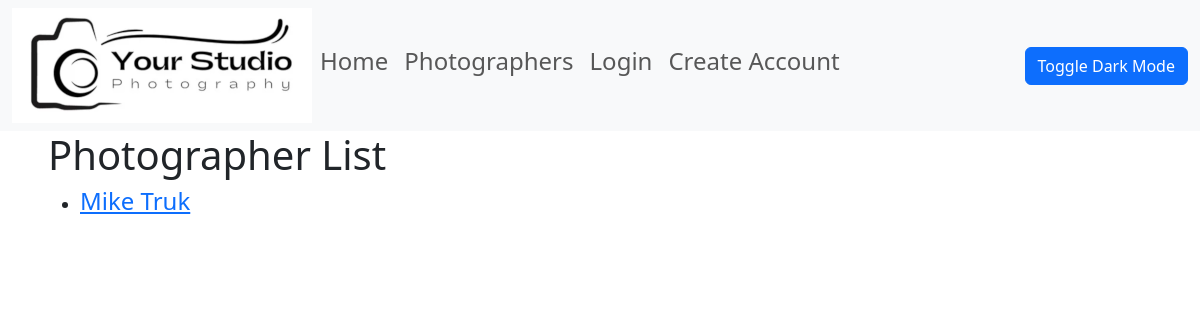
/photographers/, run on an earlier commit of the app's database.
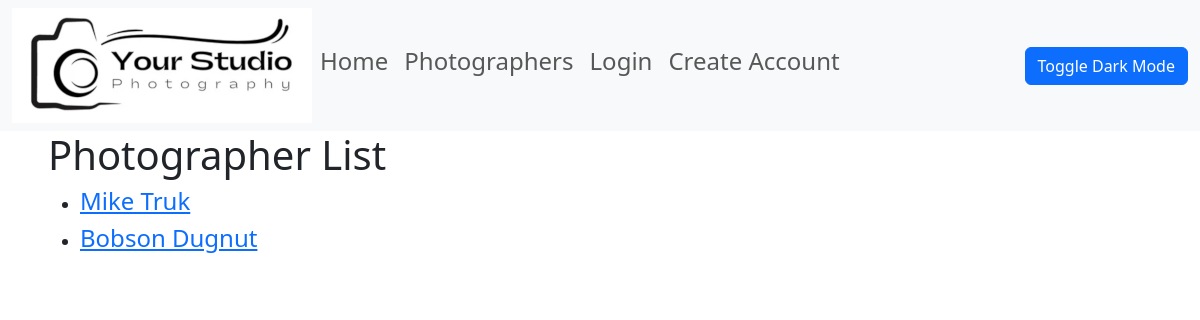
And on a later commit of the database.
### photo_app/models.py (models this page shows, shortened)
class Photographer(models.Model):
    name = models.CharField(max_length=200)
    email = models.CharField("UCCS Email", max_length=200)
    user = models.OneToOneField(User, null=True, on_delete=models.CASCADE)
    gallery = models.OneToOneField(Gallery, null=True, on_delete=models.CASCADE, unique=True, default=None)
    def get_absolute_url(self):
        return reverse('photographer-detail', args=[str(self.id)])

### photo_app/views.py (the view)
# urls.py: path('photographers/', views.PhotographerListView.as_view(), name= 'photographers'),
class PhotographerListView(generic.ListView):
    model = Photographer

### photo_app/templates/photo_app/photographer_list.html
{% extends 'photo_app/base_template.html' %}
{% block content %}
<h1>Photographer List</h1>
{% if photographer_list %}
<ul>
{% for photographer in photographer_list %}
<li>
<h4><a href="{{ photographer.get_absolute_url }}">{{ photographer.name }}</a>
</li>
{% endfor %}
</ul>
{% else %}
<p>There are no photographers registered.</p>
{% endif %}
{% endblock %}

What changed in the data, as far as the page shows it:
added Photographer: name "Bobson Dugnut"
